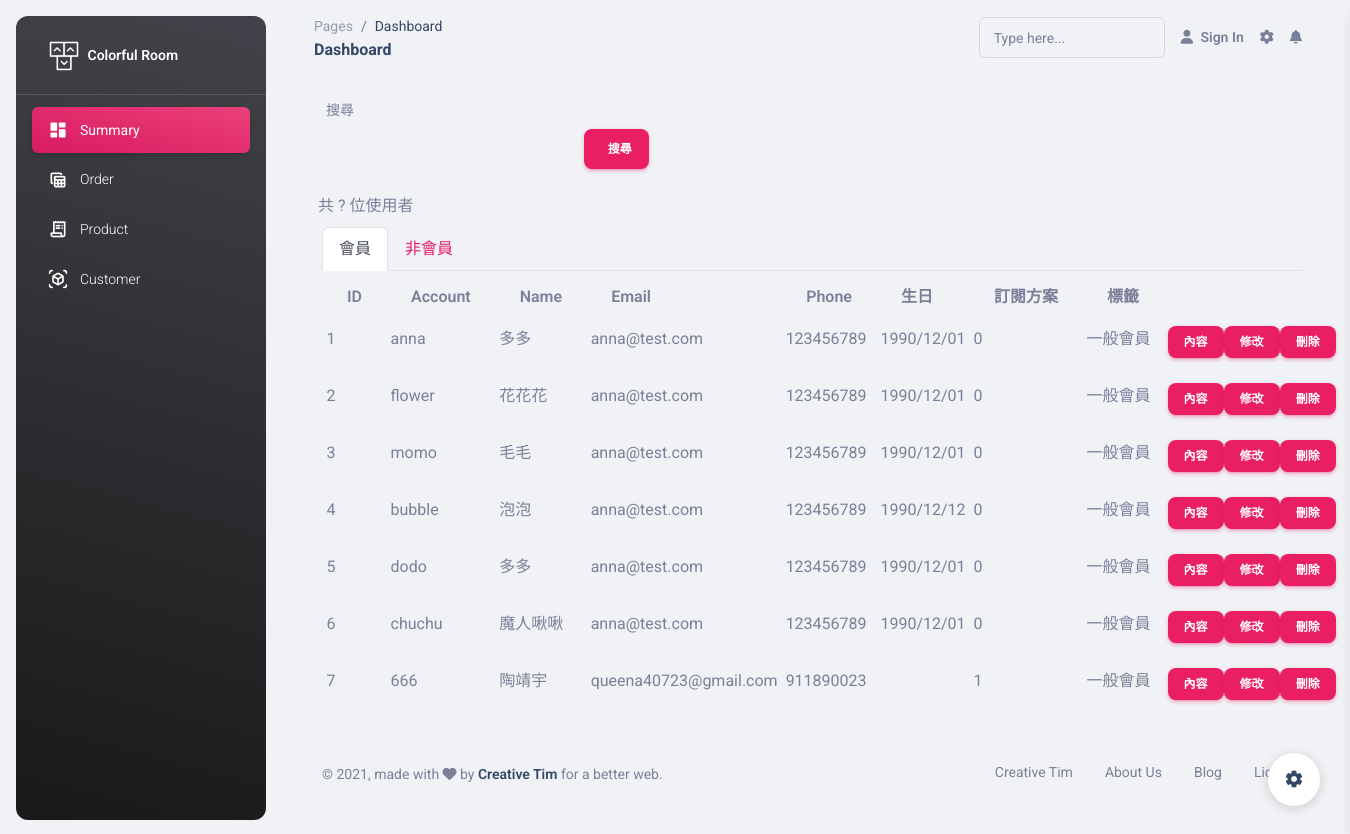
Page /pages/customer/user-list-test.php on the committed database.
### tables this page shows
CREATE TABLE `member` (
  `id` int(6) UNSIGNED NOT NULL,
  `account` varchar(30) DEFAULT NULL,
  `name` varchar(30) NOT NULL,
  `birthday` varchar(20) NOT NULL,
  `gender` int(20) NOT NULL,
  `password` varchar(30) DEFAULT NULL,
  `email` varchar(30) NOT NULL,
  `phone` int(20) NOT NULL,
  `subscribe` int(6) NOT NULL,
  `created_at` datetime DEFAULT NULL,
  `edit_at` datetime DEFAULT NULL,
  `valid` tinyint(4) DEFAULT NULL,
  `tag_id` varchar(10) NOT NULL
);

CREATE TABLE `tag` (
  `id` int(6) UNSIGNED NOT NULL,
  `name` varchar(20) NOT NULL
);

### pages/customer/user-list-test.php (the view, shortened to what this page needs)
<?php
require_once("../../components/pdo-connect.php");
    $sqlMember = "SELECT member. *,tag.name AS tag_name FROM member
                    JOIN tag ON member.tag_id = tag.id
                    WHERE member.valid=1";
    $stmt = $db_host->prepare($sqlMember);
    try {
        $stmt->execute();
        $rowsMember = $stmt->fetchAll(PDO::FETCH_ASSOC);
    } catch (PDOException $e) {
        echo $e->getMessage();
    }
?>
<!DOCTYPE html>
<html lang="en">
<head>
    <link href="../../assets/css/nucleo-icons.css" rel="stylesheet" />
    <link href="../../assets/css/nucleo-svg.css" rel="stylesheet" />
    <link id="pagestyle" href="../../assets/css/material-dashboard.css?v=3.0.0" rel="stylesheet" />
</head>
<body class="g-sidenav-show  bg-gray-200">
    <aside class="sidenav navbar navbar-vertical navbar-expand-xs border-0 border-radius-xl my-3 fixed-start ms-3   bg-gradient-dark" id="sidenav-main">
        <div class="sidenav-header">
            <a class="navbar-brand m-0" href="#" target="_blank">
                <img src="../../assets/img/logo-ct.png" class="navbar-brand-img h-100" alt="main_logo">
                <span class="ms-1 font-weight-bold text-white">Colorful Room</span>
            </a>
        </div>
        <hr class="horizontal light mt-0 mb-2">
        <div class="collapse navbar-collapse  w-auto  max-height-vh-100" id="sidenav-collapse-main">
            <ul class="navbar-nav">
                <li class="nav-item">
                    <a class="nav-link text-white active bg-gradient-primary" href="<?= $url_page_summary ?>">
                        <div class="text-white text-center me-2 d-flex align-items-center justify-content-center">
                            <i class="material-icons opacity-10">dashboard</i>
                        </div>
                        <span class="nav-link-text ms-1">Summary</span>
                    </a>
                </li>
                <li class="nav-item">
                    <a class="nav-link text-white " href="<?= $url_page_order ?>">
                        <div class="text-white text-center me-2 d-flex align-items-center justify-content-center">
                            <i class="material-icons opacity-10">table_view</i>
                        </div>
                        <span class="nav-link-text ms-1">Order</span>
                    </a>
                </li>
                <li class="nav-item">
                    <a class="nav-link text-white " href="<?= $url_page_product ?>">
                        <div class="text-white text-center me-2 d-flex align-items-center justify-content-center">
                            <i class="material-icons opacity-10">receipt_long</i>
                        </div>
                        <span class="nav-link-text ms-1">Product</span>
                    </a>
                </li>
                <li class="nav-item">
                    <a class="nav-link text-white " href="<?= $url_page_customer ?>">
                        <div class="text-white text-center me-2 d-flex align-items-center justify-content-center">
                            <i class="material-icons opacity-10">view_in_ar</i>
                        </div>
                        <span class="nav-link-text ms-1">Customer</span>
                    </a>
                </li>
            </ul>
        </div>
    </aside>
    <main class="main-content position-relative max-height-vh-100 h-100 border-radius-lg ">
        <nav class="navbar navbar-main navbar-expand-lg px-0 mx-4 shadow-none border-radius-xl" id="navbarBlur" navbar-scroll="true">
            <div class="container-fluid py-1 px-3">
                <nav aria-label="breadcrumb">
                    <ol class="breadcrumb bg-transparent mb-0 pb-0 pt-1 px-0 me-sm-6 me-5">
                        <li class="breadcrumb-item text-sm"><a class="opacity-5 text-dark" href="javascript:;">Pages</a></li>
                        <li class="breadcrumb-item text-sm text-dark active" aria-current="page">Dashboard</li>
                    </ol>
                    <h6 class="font-weight-bolder mb-0">Dashboard</h6>
                </nav>
                <div class="collapse navbar-collapse mt-sm-0 mt-2 me-md-0 me-sm-4" id="navbar">
                    <div class="ms-md-auto pe-md-3 d-flex align-items-center">
                        <div class="input-group input-group-outline">
                            <label class="form-label">Type here...</label>
                            <input type="text" class="form-control">
                        </div>
                    </div>
                    <ul class="navbar-nav  justify-content-end">
                        <li class="nav-item d-flex align-items-center">
                            <a href="javascript:;" class="nav-link text-body font-weight-bold px-0">
                                <i class="fa fa-user me-sm-1"></i>
                                <span class="d-sm-inline d-none">Sign In</span>
                            </a>
                        </li>
                        <li class="nav-item px-3 d-flex align-items-center">
                            <a href="javascript:;" class="nav-link text-body p-0">
                                <i class="fa fa-cog fixed-plugin-button-nav cursor-pointer"></i>
                            </a>
                        </li>
                        <li class="nav-item dropdown pe-2 d-flex align-items-center">
                            <a href="javascript:;" class="nav-link text-body p-0" id="dropdownMenuButton" data-bs-toggle="dropdown" aria-expanded="false">
                                <i class="fa fa-bell cursor-pointer"></i>
                            </a>
                        </li>
                    </ul>
                </div>
            </div>
        </nav>
        <div class="container-fluid py-4">
            <div class="container ">
                <div class="row ">
                    <label for="">搜尋</label>
                    <form action="user-list-test.php" method="get">
                        <div class="col-4 d-flex align-items-center ">
                            <input type="search" class="form-control mx-3" name="keyword" value="">
                            <button type="submit" class="btn btn-primary text-nowrap ">搜尋</button>
                        </div>
                    </form>
                    <div class="p-2 d-flex justify-content-between">
                        <div>
                            共 ? 位使用者
                        </div>
                    </div>
                </div>
                <form action="user-list-test.php" method="get">
                <div class="nav nav-tabs" id="nav-tab" role="tablist">
                   <button class="nav-link active" id="nav-member-tab" data-bs-toggle="tab" data-bs-target="#nav-member" type="button" role="tab" aria-controls="nav-member" aria-selected="true" type="submit" name="member" >會員</button>
                    <button class="nav-link" id="nav-customer-tab" data-bs-toggle="tab" data-bs-target="#nav-customer" type="button" role="tab" aria-controls="nav-customer" aria-selected="false" type="submit" name="customer" >非會員</button>
                </div>
                </form>
                <div class="tab-content col-lg-10" id="nav-tabContent">
                    <div class="tab-pane fade show active " id="nav-member" role="tabpanel" aria-labelledby="nav-member-tab">
                        <table class="table table-bordered table-hover table-sm">
                            <thead>
                            <tr>
                                <th scope="col">ID</th>
                                <th scope="col">Account</th>
                                <th scope="col">Name</th>
                                <th scope="col">Email</th>
                                <th scope="col">Phone</th>
                                <th scope="col">生日</th>
                                <th scope="col">訂閱方案</th>
                                <th scope="col">標籤</th>
                            </tr>
                            </thead>
                            <?php foreach ($rowsMember as $value) : ?>
                                <tbody>
                                <tr>
                                    <td><?= $value["id"] ?></td>
                                    <td><?= $value["account"] ?></td>
                                    <td><?= $value["name"] ?></td>
                                    <td><?= $value["email"] ?></td>
                                    <td><?= $value["phone"] ?></td>
                                    <td><?= $value["birthday"] ?></td>
                                    <td><?= $value["subscribe"] ?></td>
                                    <td><?= $value["tag_name"] ?></td>
                                    <td class="text-center d-flex justify-content-evenly">
                                        <a class="btn btn-primary btn-sm" href="member.php?id=<?= $value["id"] ?>">內容</a>
                                        <a class="btn btn-primary btn-sm" href="member-edit.php?id=<?= $value["id"] ?>">修改</a>
                                        <a class="btn btn-primary btn-sm" data-bs-toggle="modal" data-bs-target="<?= '#staticBackdrop' . $value['id'] ?>">刪除</a>
                                    </td>
                                </tr>
                                </tbody>
                            <?php endforeach; ?>
                        </table>
                    </div>
                </div>
            </div>
            <footer class="footer py-4  ">
                <div class="container-fluid">
                    <div class="row align-items-center justify-content-lg-between">
                        <div class="col-lg-6 mb-lg-0 mb-4">
                            <div class="copyright text-center text-sm text-muted text-lg-start">
                                ©
                                ,
                                made with <i class="fa fa-heart"></i> by
                                <a href="https://www.creative-tim.com" class="font-weight-bold" target="_blank">Creative Tim</a>
                                for a better web.
                            </div>
                        </div>
                        <div class="col-lg-6">
                            <ul class="nav nav-footer justify-content-center justify-content-lg-end">
                                <li class="nav-item">
                                    <a href="https://www.creative-tim.com" class="nav-link text-muted" target="_blank">Creative Tim</a>
                                </li>
                                <li class="nav-item">
                                    <a href="https://www.creative-tim.com/presentation" class="nav-link text-muted" target="_blank">About
                                        Us</a>
                                </li>
                                <li class="nav-item">
                                    <a href="https://www.creative-tim.com/blog" class="nav-link text-muted" target="_blank">Blog</a>
                                </li>
                                <li class="nav-item">
                                    <a href="https://www.creative-tim.com/license" class="nav-link pe-0 text-muted" target="_blank">License</a>
                                </li>
                            </ul>
                        </div>
                    </div>
                </div>
            </footer>
        </div>
    </main>
    <div class="fixed-plugin">
        <a class="fixed-plugin-button text-dark position-fixed px-3 py-2">
            <i class="material-icons py-2">settings</i>
        </a>
    </div>
</body>
</html>

### rows in the picture
member: id "1", account "anna", name "多多", email "anna@test.com", phone "123456789", birthday "1990/12/01", subscribe "0", tag.name "一般會員"
member: id "2", account "flower", name "花花花", email "anna@test.com", phone "123456789", birthday "1990/12/01", subscribe "0", tag.name "一般會員"
member: id "3", account "momo", name "毛毛", email "anna@test.com", phone "123456789", birthday "1990/12/01", subscribe "0", tag.name "一般會員"
member: id "4", account "bubble", name "泡泡", email "anna@test.com", phone "123456789", birthday "1990/12/12", subscribe "0", tag.name "一般會員"
member: id "5", account "dodo", name "多多", email "anna@test.com", phone "123456789", birthday "1990/12/01", subscribe "0", tag.name "一般會員"
member: id "6", account "chuchu", name "魔人啾啾", email "anna@test.com", phone "123456789", birthday "1990/12/01", subscribe "0", tag.name "一般會員"
member: id "7", account "666", name "陶靖宇", email "queena40723@gmail.com", phone "911890023", subscribe "1", tag.name "一般會員"
